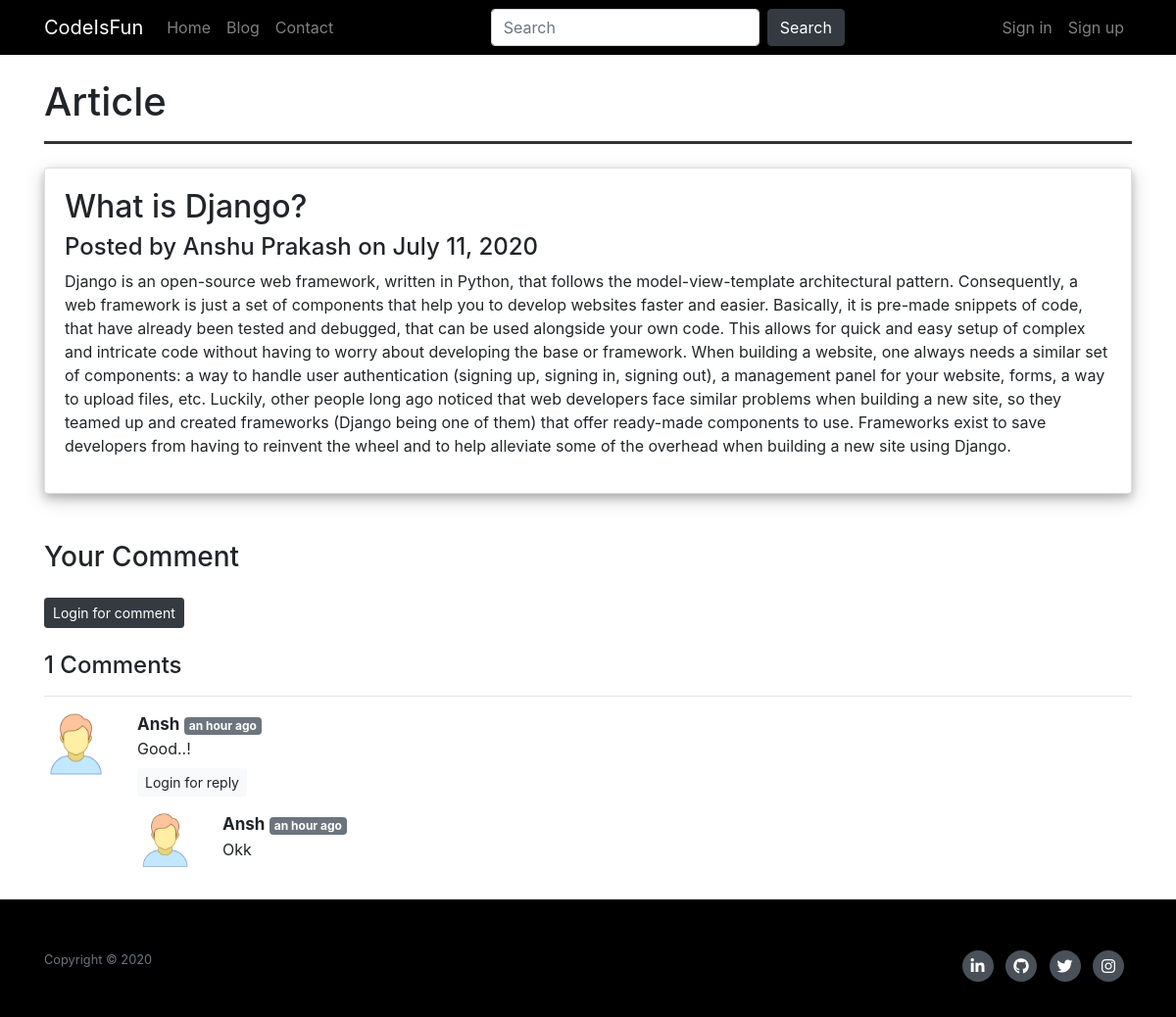
The app's page /blog/post/19/ with its own data.
### blog/models.py (models this page shows, shortened)
class Post(models.Model):
    sno = models.AutoField(primary_key=True)
    author = models.CharField(max_length=100)
    title = models.CharField(max_length=150)
    content = HTMLField()
    author_name = models.ForeignKey(User, default=None, on_delete=models.CASCADE)
    timeStamp = models.DateField(default=timezone.now)

class BlogComment(models.Model):
    sno = models.AutoField(primary_key=True)
    comment = models.TextField()
    user = models.ForeignKey(User, on_delete=models.CASCADE)
    post = models.ForeignKey(Post, on_delete=models.CASCADE)
    parent = models.ForeignKey('self', on_delete=models.CASCADE, null=True)
    timeStamp = models.DateTimeField(auto_now_add=True)

### blog/views.py (the view)
# urls.py: path('post/', views.index, name='index'),
def post(request, pk):
    post = Post.objects.filter(pk=pk).first()
    comments = BlogComment.objects.filter(post=post, parent=None)
    replies = BlogComment.objects.filter(post=post).exclude(parent=None)
    reply_dict = {}
    for reply in replies:
        if reply.parent.sno not in reply_dict.keys():
            reply_dict[reply.parent.sno] = [reply]
        else:
            reply_dict[reply.parent.sno].append(reply)
    context = {
        'post': post,
        'comments': comments,
        'user': request.user,
        'replyDict': reply_dict,
    }
    return render(request, 'blog/post.html', context)

### blog/templatetags/extras.py (called while the page is built)
@register.filter(name='get_val')
def get_val(dict, key):
    return dict.get(key)

### blog/templates/blog/post.html (shortened to what this page needs)
{% extends 'home/base.html' %}
{% block body %}
{% load humanize %}
{% load extras %}
<div class="container">
  <h1 class="mt-4">Article</h1>
  <hr style="height:3px;border:none;color:#333;background-color:#333;" />
  <div class="card my-4">
    <div class="card-body">
      <h2 class="title">{{ post.title }}</h2>
      <h4>Posted by {{ post.author }} on {{ post.timeStamp }}
      </h4>
      <p class="text">{{ post.content }}</p>
    </div>
  </div>
  <h3 class="mt-5">Your Comment </h3>
  <div class="my-4">
    {% if user.is_authenticated %}
    <form method="POST" action="{% url 'blog:postComment' %}">
      {% csrf_token %}
      <div class="form-group mt-3">
        <textarea class="form-control w-100" name="comment" id="comment" rows="3" required></textarea>
      </div>
      <input type="hidden" name="post_sno" value="{{ post.sno }}">
      <input type="hidden" name="parent_sno" value="">
      <button type="submit" class="btn btn-default">Post Comment</button>
    </form>
    {% else %}
    <a role="button" class="btn btn-sm btn-dark" href="{% url 'account:login' %}">Login for comment</a>
    {% endif%}
  </div>
  <h4>{{comments.count}} Comments</h4>
  {% for comments in comments %}
  <hr>
  <div class="row my-3">
    <div class="col-md-1">
      <img class="rounded mx-auto w-100 d-block" src="/static/user.png" alt="user">
    </div>
    <div class="col-md-11">
      <strong style="font-size:17px;">{{ comments.user.username|title }}</strong> <span class="badge badge-secondary"> {{ comments.timeStamp | naturaltime }}</span>
      <div class="mb-2">{{ comments.comment }}</div>
      <div class="reply mx-0">
        {% if user.is_authenticated %}
          <button class="btn btn-sm btn-light" data-toggle="collapse" data-target="#replyBox{{ comments.sno}}" aria-expanded="false" aria-controls="replyBox{{ comments.sno}}">
            <small>Reply</small>
          </button>
          <div class="collapse" id="replyBox{{ comments.sno}}">
            <form method="POST" action="{% url 'blog:postComment' %}">
              {% csrf_token %}
              <div class="form-group mt-3">
                <textarea class="form-control w-100" name="comment" rows="3" required></textarea>
                <input type="hidden" name="parent_sno" value="{{ comments.sno }}">
              </div>
              <input type="hidden" name="post_sno" value="{{ post.sno }}">
              <button type="submit" class="btn btn-sm btn-default">Post Reply</button>
            </form>
          </div>
          {% else %}
          <a role="button" data-toggle="collapse"
            data-target="#replyBox{{ comments.sno}}" aria-expanded="false" aria-controls="replyBox{{ comments.sno}}">
            <small><a href="{% url 'account:login' %}" role="button" class="btn btn-sm btn-light border-0">Login for reply</a> </small>
          </a>
          {% endif %}
        <div class="replies my-2">
          {% for reply in replyDict|get_val:comments.sno %}
          <div class="row my-3">
              <div class="col-md-1">
                <img class="rounded mx-auto w-100 d-block" src="/static/user.png" alt="user">
              </div>
          <div class="col-md-11">
            <strong style="font-size:17px;">{{ reply.user.username|title }}</strong> <span class="badge badge-secondary"> {{ comments.timeStamp | naturaltime }}</span>
          <div>{{reply.comment}}</div>
          </div>
          </div>
          {% endfor %}
        </div>
      </div>
    </div>
  </div>
  {% endfor %}
</div>
{% endblock body %}

### records on screen
Post: title "What is Django?", author "Anshu Prakash", timeStamp "July 11, 2020", content "Django is an open-source web framework, written in Python, that follows the model-view-template architectural pattern. Consequently, a web framework is just a set of components that help you to develop websites faster and easier. Basically, it is pre-made snippets of code, that have already been tested and debugged, that can be used alongside your own code. This allows for quick and easy setup of complex and intricate code without having to worry about developing the base or framework. When building a website, one always needs a similar set of components: a way to handle user authentication (signing up, signing in, signing out), a management panel for your website, forms, a way to upload…"
BlogComment: user.username "Ansh", timeStamp "an hour ago", comment "Good..!"
BlogComment: user.username "Ansh", comment "Okk"

### other values on screen
{{ comments.count }} "1"
